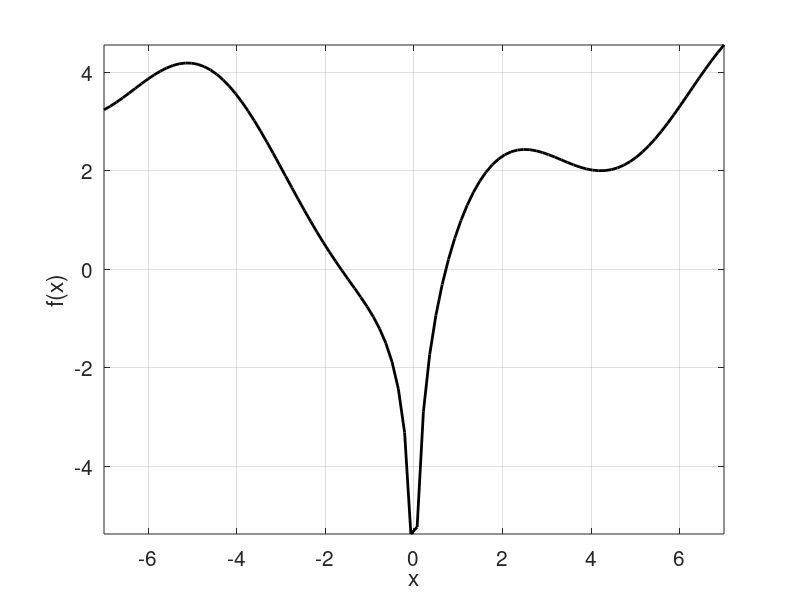

Recreate this plot in MATLAB. (Note: this script raises an error after producing the figure.)
% Script for in-class exercise 
% Rishav Mallick, EOS, 2021
clear
%% calculating numerical derivatives

% in 1-D
x = linspace(-7,7,100)';
f = sin(x) + log(x.^2);

figure(1),clf
plot(x,f,'k-','LineWidth',2)
axis tight, grid on, box on
xlabel('x'),ylabel('f(x)')
set(gca,'Fontsize',15)

% dydx = [nan;diff(f)./diff(x)];
dydx = gradient(f,x);
% analytical derivative
dydx_a = cos(x) + 2./x;

yyaxis right
plot(x,dydx,'-','LineWidth',2), hold on
plot(x,dydx_a,'r--','LineWidth',2)
axis tight
xlabel('x'),ylabel('df/dx')

figure(2),clf
subplot(122)
plot(x(x>0),dydx(x>0),'-','LineWidth',2), hold on
plot(x(x>0),dydx_a(x>0),'r--','LineWidth',2)
plot(x(x>0),0.*x(x>0),'k-')
axis tight, grid on
xlabel('x'),ylabel('df/dx')
ylim([-2 max(abs(dydx))])
set(gca,'Fontsize',15)

subplot(121)
plot(x(x<=0),dydx(x<=0),'-','LineWidth',2), hold on
plot(x(x<=0),dydx_a(x<=0),'r--','LineWidth',2)
plot(x(x<=0),0.*x(x<=0),'k-')
axis tight, grid on
xlabel('x'),ylabel('df/dx')
ylim([-max(abs(dydx)) 2])
set(gca,'Fontsize',15)

%% 2-D using finite differences

x = linspace(-7,7,50)';
y = linspace(-4,4,50)';
[X,Y] = meshgrid(x,y);

f = sin(X.*Y) + log(X.^2);

figure(10),clf
imagesc(x,y,f)
axis tight equal
cb = colorbar;cb.Label.String = 'f(x,y)';
xlabel('x'),ylabel('y')
set(gca,'FontSize',15)

% numerical gradient
[dfdx,dfdy]=gradient(f,x,y);
%analytical gradient
dfdx_a = Y.*cos(X.*Y) + 2./X;
dfdy_a = X.*cos(X.*Y);

figure(11),clf
% numerical
subplot(231)
imagesc(x,y,dfdx)
axis tight equal
cb = colorbar;cb.Label.String = 'f_x(x,y)';
xlabel('x'),ylabel('y')
set(gca,'FontSize',15)
title('Numerical gradient')

subplot(234)
imagesc(x,y,dfdy)
axis tight equal
cb = colorbar;cb.Label.String = 'f_y(x,y)';
xlabel('x'),ylabel('y')
set(gca,'FontSize',15)

% analytical
subplot(232)
imagesc(x,y,dfdx_a)
axis tight equal
cb = colorbar;cb.Label.String = 'f_x(x,y)';
xlabel('x'),ylabel('y')
set(gca,'FontSize',15)
title('Analytical gradient')

subplot(235)
imagesc(x,y,dfdy_a)
axis tight equal
cb = colorbar;cb.Label.String = 'f_y(x,y)';
xlabel('x'),ylabel('y')
set(gca,'FontSize',15)

% error (analytical - numerical)
subplot(233)
imagesc(x,y,dfdx_a-dfdx)
axis tight equal
cb = colorbar;cb.Label.String = 'error_x';
xlabel('x'),ylabel('y')
set(gca,'FontSize',15)
title('Analytical - Numerical')

subplot(236)
imagesc(x,y,dfdy_a-dfdy)
axis tight equal
cb = colorbar;cb.Label.String = 'error_y';
xlabel('x'),ylabel('y')
set(gca,'FontSize',15)




